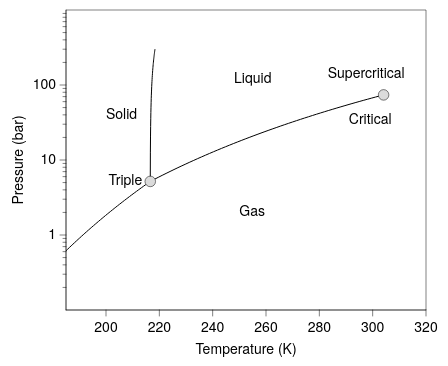

Here is the Vega-Lite specification saved for this chart:
### Vega-Lite specification from a JSON file in a GitHub repository (floating-point values rounded to 4 significant figures; data arrays with more than 128 entries replaced by an {"elided": "..."} marker saying what was removed)
{"background": null, "config": {"arc": {"fill": "#DBDBDB", "fillOpacity": 1.0, "innerRadius": 37.5, "padAngle": 0.03, "stroke": "black", "strokeOpacity": 1, "strokeWidth": 0.25}, "area": {"fill": "#DBDBDB", "fillOpacity": 1.0, "stroke": "black", "strokeOpacity": 1, "strokeWidth": 0.25}, "axis": {"domain": true, "domainCap": "round", "domainColor": "black", "domainWidth": 0.25, "grid": false, "gridCap": "round", "gridColor": "#F1F1F1", "gridDash": [0, 0], "gridOpacity": 1.0, "gridWidth": 0.25, "labelColor": "black", "labelFont": "Helvetica Neue, HelveticaNeue, Helvetica, Arial, sans-serif", "labelFontSize": 7, "labelFontStyle": "normal", "labelFontWeight": 400, "offset": 0, "ticks": true, "tickCap": "round", "tickColor": "black", "tickRound": false, "tickSize": 3, "tickWidth": 0.25, "titleColor": "black", "titleFont": "Helvetica Neue, HelveticaNeue, Helvetica, Arial, sans-serif", "titleFontSize": 7, "titleFontStyle": "normal", "titleFontWeight": 400}, "axisX": {"domain": true, "labelAlign": "center", "labelAngle": 0, "labels": true, "ticks": true, "translate": 0}, "axisY": {"domain": true, "labelAlign": "right", "labelAngle": 0, "labels": true, "ticks": true, "translate": 0}, "axisRight": {"domain": true, "labelAlign": "left", "labelAngle": 0, "labels": true, "ticks": true, "translate": 0}, "axisTop": {"domain": true, "labelAlign": "center", "labelAngle": 0, "labels": true, "ticks": true, "translate": 0}, "axisBand": {"tickOffset": 0}, "bar": {"fill": "#DBDBDB", "fillOpacity": 1.0, "stroke": "black", "strokeOpacity": 1, "strokeWidth": 0.25}, "boxplot": {"size": 13.5, "ticks": {"cornerRadius": 0.25, "fill": "black", "opacity": 1, "size": 6.75, "thickness": 0.25}, "box": {"fillOpacity": 1.0, "stroke": "black", "strokeOpacity": 1, "strokeWidth": 0.25}, "median": {"cornerRadius": 0, "fill": "black", "fillOpacity": 1.0, "opacity": 1, "size": 13.5, "thickness": 0.25}, "rule": {"fill": "black", "fillOpacity": 1.0, "size": 15.0, "stroke": "black", "strokeDash": [0, 0], "strokeOpacity": 1, "strokeWidth": 0.25}, "outliers": {"color": "black", "fill": "black", "fillOpacity": 1.0, "size": 0, "stroke": "black", "strokeOpacity": 1, "strokeWidth": 0.25}}, "circle": {"fill": "black", "fillOpacity": 1.0, "size": 1.875, "stroke": null, "strokeOpacity": 1, "strokeWidth": 0.25}, "errorband": {"band": {"fillOpacity": 0.6, "stroke": null, "strokeWidth": 0.25, "strokeOpacity": 1}, "borders": {"opacity": 0, "strokeOpacity": 0.25, "strokeWidth": 1}}, "errorbar": {"opacity": 1, "rule": {"strokeDash": [0, 0], "strokeWidth": 0.25}, "ticks": {"color": "black", "cornerRadius": 0.125, "opacity": 1, "size": 9.0, "thickness": 0.25}, "thickness": 0.25}, "font": "Helvetica Neue, HelveticaNeue, Helvetica, Arial, sans-serif", "geoshape": {"fill": "#DBDBDB", "fillOpacity": 1.0, "stroke": "black", "strokeOpacity": 1, "strokeWidth": 0.25}, "header": {"labelColor": "black", "labelFont": "Helvetica Neue, HelveticaNeue, Helvetica, Arial, sans-serif", "labelFontSize": 7, "labelFontStyle": "normal", "labelFontWeight": 400, "titleColor": "black", "titleFont": "Helvetica Neue, HelveticaNeue, Helvetica, Arial, sans-serif", "titleFontSize": 7, "titleFontStyle": "normal", "titleFontWeight": 400, "titlePadding": 0}, "legend": {"disable": false, "offset": 4.5, "titlePadding": 4, "labelOffset": 2, "gradientLabelOffset": 2, "gradientLength": 75.0, "gradientThickness": 7.5, "gradientOpacity": 1.0, "gradientStrokeColor": "black", "gradientStrokeWidth": 0.25, "labelColor": "black", "labelFont": "Helvetica Neue, HelveticaNeue, Helvetica, Arial, sans-serif", "labelFontSize": 7, "labelFontStyle": "normal", "labelFontWeight": 400, "strokeColor": "black", "strokeWidth": 0, "symbolSize": 42, "symbolStrokeColor": "black", "symbolStrokeWidth": 0.25, "titleColor": "black", "titleFont": "Helvetica Neue, HelveticaNeue, Helvetica, Arial, sans-serif", "titleFontSize": 7, "titleFontStyle": "normal", "titleFontWeight": 400}, "line": {"color": "black", "stroke": "black", "strokeCap": "butt", "strokeDash": [0, 0], "strokeOpacity": 1, "strokeWidth": 0.5}, "point": {"filled": true, "fill": "#DBDBDB", "fillOpacity": 1.0, "size": 7.5, "stroke": "black", "strokeOpacity": 1, "strokeWidth": 0.25}, "range": {"category": ["#5CA7B1", "#B7D0EE", "#B7B3E4", "#B3DAB5", "#F5E1B3", "#3D727B", "#809DC7", "#867DAC", "#80A988", "#CBB17A", "#204148", "#546B94", "#584C77", "#507B5F", "#9D824D"], "diverging": {"scheme": ["#6F572A", "#876E43", "#9E875F", "#B5A17F", "#CABBA2", "#DCD6CC", "#F4F1E9", "#C9D7DA", "#9DBFC6", "#78A5AF", "#558B96", "#36717C", "#1A5762"]}, "heatmap": {"scheme": ["#32022B", "#43044D", "#4C196E", "#4D338C", "#484DA6", "#3A68BB", "#1D83CA", "#1D9CCB", "#23B5C9", "#28CDC5", "#4DE0B4", "#91EE9F"]}, "ordinal": {"scheme": ["#F1F1F1", "#DBDBDB", "#C6C6C6", "#B2B2B2", "#9D9D9D", "#898989", "#767676", "#636363", "#515151", "#404040", "#2F2F2F", "#1F1F1F"]}, "ramp": {"scheme": ["#32022B", "#43044D", "#4C196E", "#4D338C", "#484DA6", "#3A68BB", "#1D83CA", "#1D9CCB", "#23B5C9", "#28CDC5", "#4DE0B4", "#91EE9F"]}}, "rule": {"color": "black", "stroke": "black", "strokeCap": "round", "strokeDash": [2, 2], "strokeOpacity": 1, "strokeWidth": 0.25}, "scale": {"bandPaddingInner": 0.1, "bandPaddingOuter": 0.1, "round": false}, "rect": {"fill": "#DBDBDB", "fillOpacity": 1.0, "stroke": "black", "strokeOpacity": 1, "strokeWidth": 0.25}, "square": {"fill": "#DBDBDB", "fillOpacity": 1.0, "size": 15.0, "stroke": "black", "strokeOpacity": 1, "strokeWidth": 0.25}, "text": {"color": "black", "font": "Helvetica Neue, HelveticaNeue, Helvetica, Arial, sans-serif", "fontSize": 7, "fontStyle": "normal", "fontWeight": 400}, "tick": {"color": "black", "cornerRadius": 0.125, "opacity": 1.0, "size": 13.5, "thickness": 0.25}, "title": {"anchor": "middle", "frame": "group", "color": "black", "font": "Helvetica Neue, HelveticaNeue, Helvetica, Arial, sans-serif", "fontSize": 7, "fontStyle": "normal", "fontWeight": 400, "subtitleColor": "black", "subtitleFont": "Helvetica Neue, HelveticaNeue, Helvetica, Arial, sans-serif", "subtitleFontSize": "Helvetica Neue, HelveticaNeue, Helvetica, Arial, sans-serif", "subtitleFontStyle": "normal", "subtitleFontWeight": 400}, "trail": {"color": "black", "opacity": 1, "size": 0.5}, "view": {"continuousWidth": 180, "continuousHeight": 150, "discreteWidth": 180, "discreteHeight": 150, "fill": null, "stroke": "black", "strokeWidth": 0.25}}, "layer": [{"layer": [{"data": {"name": "data-8fe92955c799ebca20823ced94063bf8"}, "mark": {"type": "line"}, "encoding": {"detail": {"field": "boundary", "type": "nominal"}, "x": {"field": "T", "scale": {"domain": [185, 320], "nice": false}, "title": "Temperature (K)", "type": "quantitative"}, "y": {"axis": {"values": [1, 10, 100]}, "field": "P", "scale": {"domain": [1, 300], "nice": false, "type": "log"}, "title": "Pressure (bar)", "type": "quantitative"}}}, {"data": {"name": "data-552e38837a02bf9e1416e4e04ed8ceca"}, "mark": {"type": "point", "filled": true, "opacity": 1, "size": 28}, "encoding": {"x": {"field": "T", "type": "quantitative"}, "y": {"field": "P", "type": "quantitative"}}}, {"data": {"values": [{"__dysonsphere__": 1}]}, "mark": {"type": "text", "align": "left", "angle": 0, "baseline": "middle", "dx": 0, "dy": 0, "opacity": 1.0}, "encoding": {"text": {"value": "Solid"}, "x": {"datum": 200.0}, "y": {"datum": 40.0}}}, {"data": {"values": [{"__dysonsphere__": 1}]}, "mark": {"type": "text", "align": "left", "angle": 0, "baseline": "middle", "dx": 0, "dy": 0, "opacity": 1.0}, "encoding": {"text": {"value": "Liquid"}, "x": {"datum": 248.0}, "y": {"datum": 120.0}}}, {"data": {"values": [{"__dysonsphere__": 1}]}, "mark": {"type": "text", "align": "left", "angle": 0, "baseline": "middle", "dx": 0, "dy": 0, "opacity": 1.0}, "encoding": {"text": {"value": "Gas"}, "x": {"datum": 250.0}, "y": {"datum": 2.0}}}, {"data": {"values": [{"__dysonsphere__": 1}]}, "mark": {"type": "text", "align": "right", "angle": 0, "baseline": "middle", "dx": 0, "dy": 0, "opacity": 1.0}, "encoding": {"text": {"value": "Supercritical"}, "x": {"datum": 312.0}, "y": {"datum": 140.0}}}, {"data": {"values": [{"__dysonsphere__": 1}]}, "mark": {"type": "text", "align": "right", "angle": 0, "baseline": "middle", "dx": -4, "dy": 0, "opacity": 1.0}, "encoding": {"text": {"value": "Triple"}, "x": {"datum": 216.6}, "y": {"datum": 5.18}}}, {"data": {"values": [{"__dysonsphere__": 1}]}, "mark": {"type": "text", "align": "right", "angle": 0, "baseline": "middle", "dx": 4, "dy": 0, "opacity": 1.0}, "encoding": {"text": {"value": "Critical"}, "x": {"datum": 304.1}, "y": {"datum": 34.0}}}]}, {"data": {"name": "data-8fe92955c799ebca20823ced94063bf8"}, "mark": {"type": "point", "opacity": 0}, "encoding": {"y": {"axis": {"domain": false, "grid": false, "labels": false, "orient": "left", "tickSize": 1.5, "ticks": true, "values": [0.2, 0.3, 0.4, 0.5, 0.6, 0.7, 0.8, 0.9, 2, 3, 4, 5, 6, 7, 8, 9, 20, 30, 40, 50, 60, 70, 80, 90, 200, 300, 400, 500, 600, 700, 800, 900]}, "field": "P", "scale": {"base": 10, "domain": [0.1, 1000], "type": "log"}, "title": null, "type": "quantitative"}}, "transform": [{"filter": "false"}]}], "resolve": {"axis": {"y": "independent"}}, "$schema": "https://vega.github.io/schema/vega-lite/v6.4.1.json", "datasets": {"data-8fe92955c799ebca20823ced94063bf8": {"elided": "150 records"}, "data-552e38837a02bf9e1416e4e04ed8ceca": [{"T": 216.6, "P": 5.18}, {"T": 304.1, "P": 73.8}]}}
